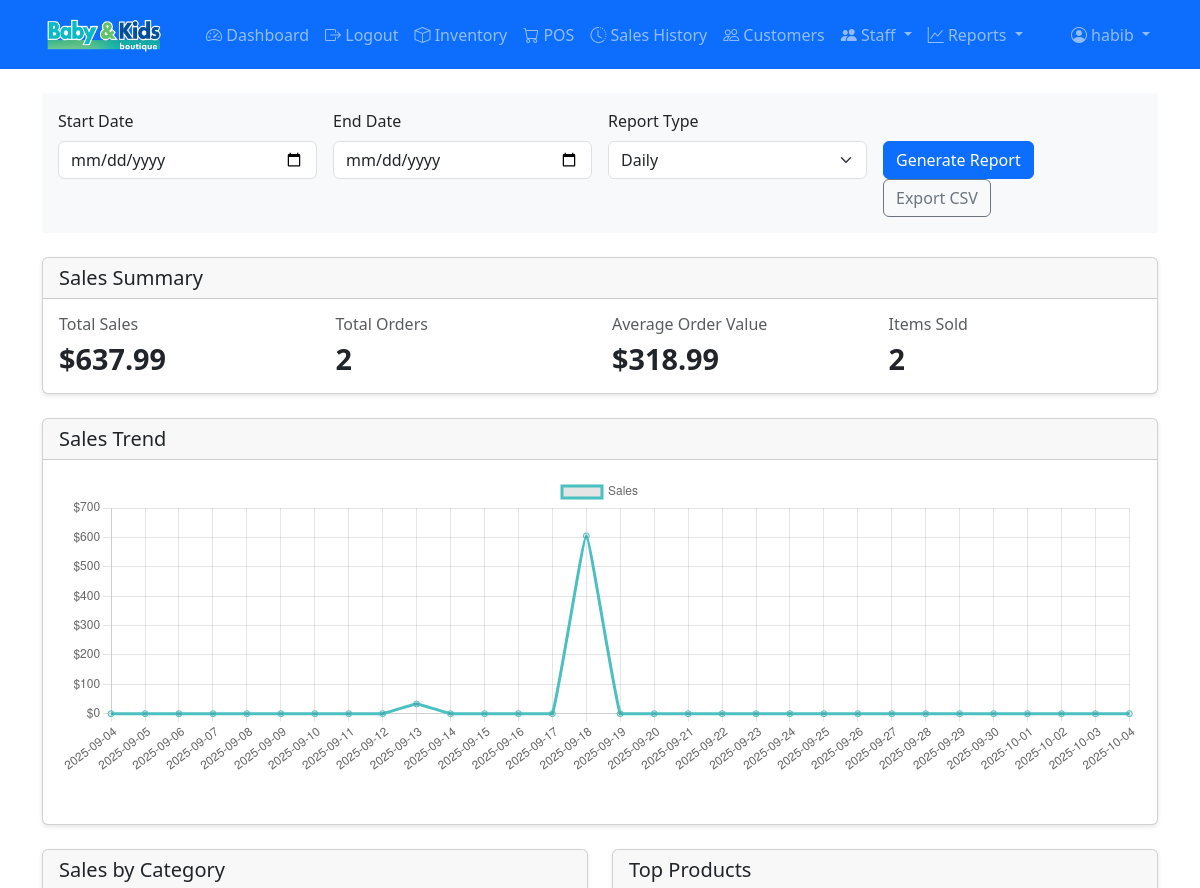
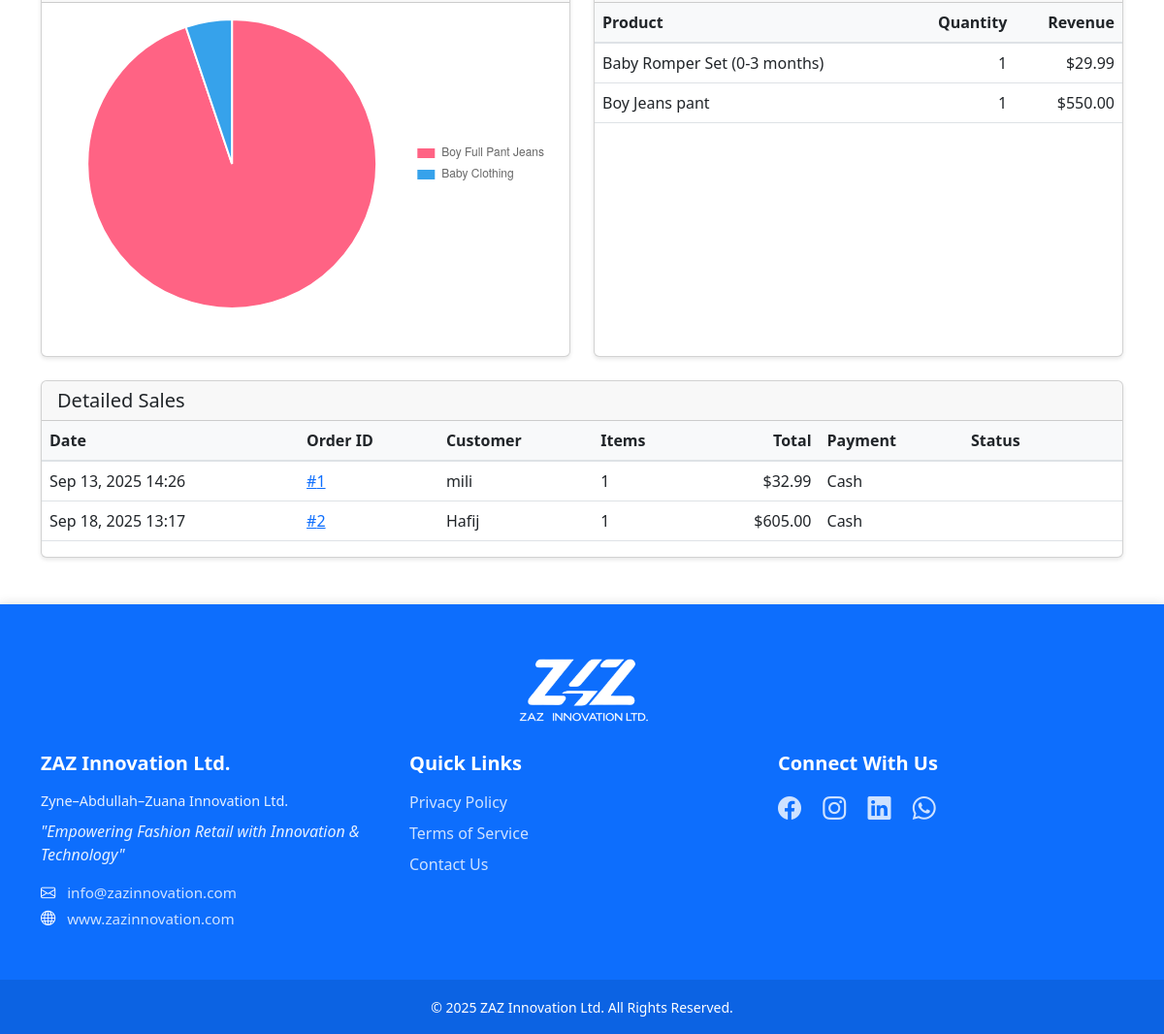
/reports/sales/ (signed in), run on an earlier commit of the app's database (2 pictures, top to bottom).
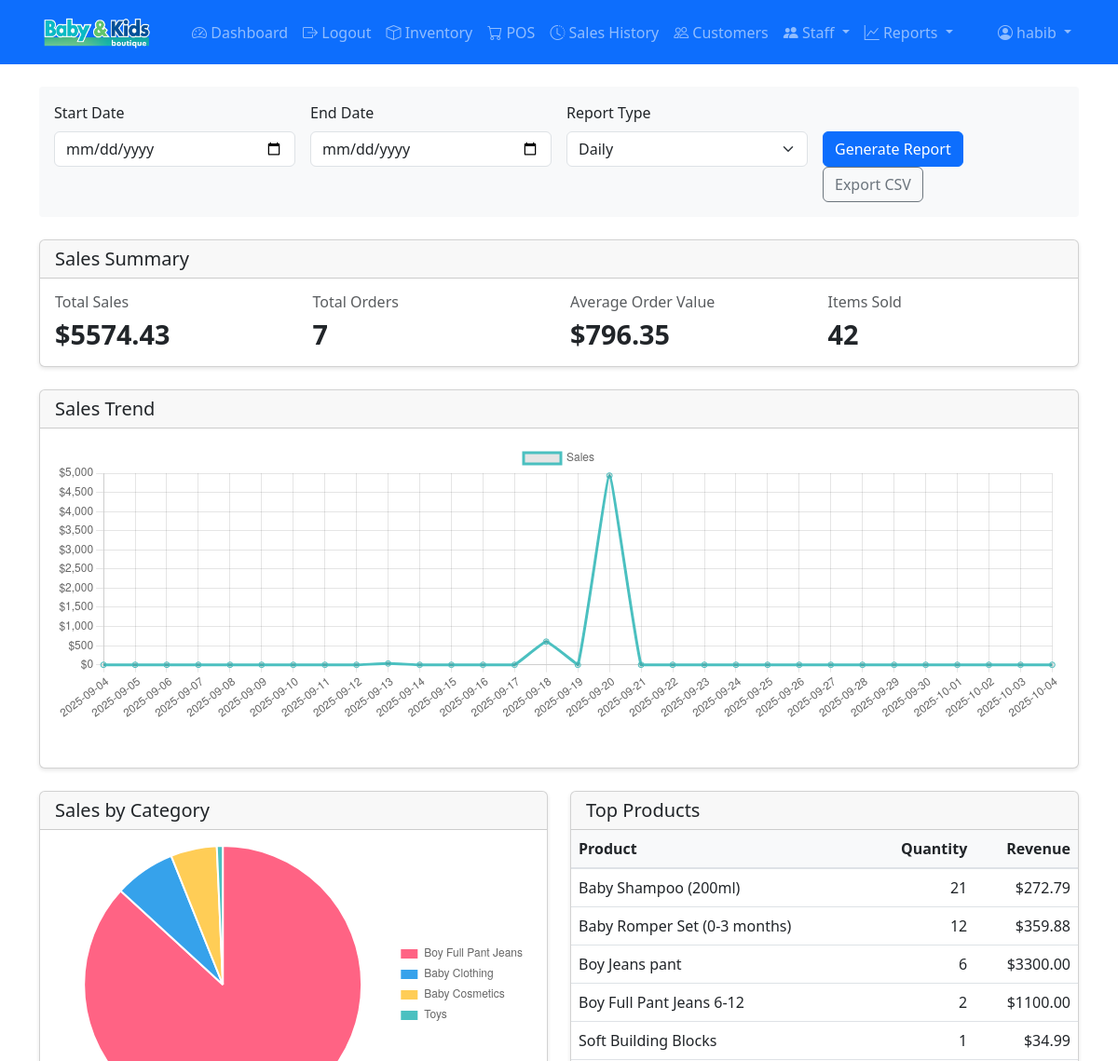
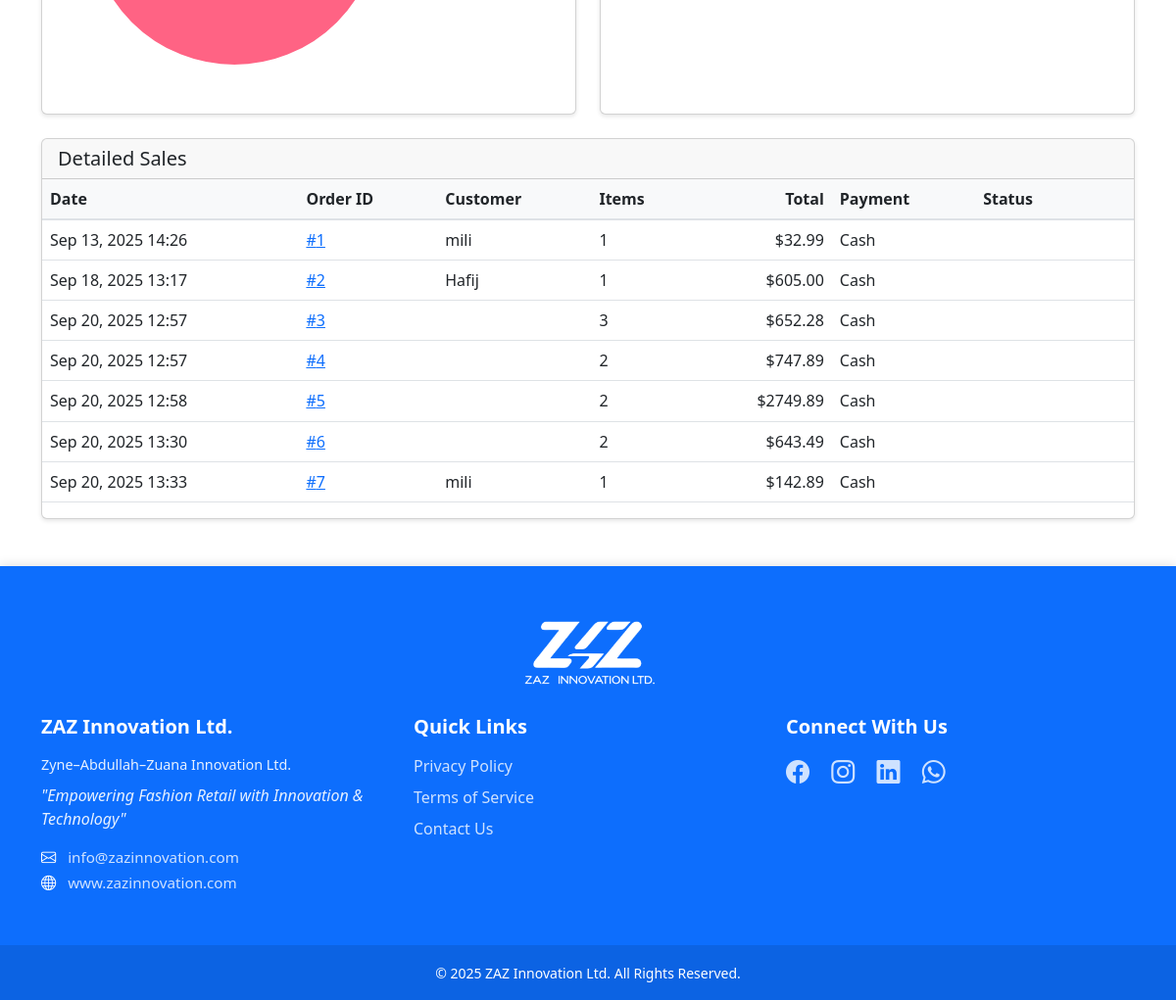
And on a later commit of the database (2 pictures, top to bottom).
### inventory/models.py (models this page shows, shortened)
class Product(models.Model):
    name = models.CharField(max_length=200)
    description = models.TextField()
    color = models.ForeignKey(Color, on_delete=models.SET_NULL, null=True, blank=True)
    size = models.ForeignKey(Size, on_delete=models.SET_NULL, null=True, blank=True)
    price = models.DecimalField(max_digits=10, decimal_places=2, validators=[MinValueValidator(0)])
    category = models.ForeignKey(Category, on_delete=models.PROTECT)
    brand = models.ForeignKey(Brand, on_delete=models.PROTECT)
    supplier = models.ForeignKey(Supplier, on_delete=models.PROTECT)
    image = models.ImageField(upload_to='products/', null=True, blank=True)
    sku = models.CharField(max_length=50, unique=True)
    created_at = models.DateTimeField(auto_now_add=True)
    updated_at = models.DateTimeField(auto_now=True)
    is_active = models.BooleanField(default=True)

### sales/models.py (models this page shows, shortened)
class Order(models.Model):
    ORDER_STATUS_CHOICES = [
        ('pending', 'Pending'),
        ('completed', 'Completed'),
        ('cancelled', 'Cancelled'),
    ]
    customer = models.ForeignKey('accounts.Customer', null=True, on_delete=models.PROTECT)
    salesperson = models.ForeignKey(User, on_delete=models.PROTECT)
    shop_assistant = models.ForeignKey(
        'accounts.ShopAssistant',
        null=True,
        blank=True,
        on_delete=models.SET_NULL,
        help_text="Shop assistant who helped with this sale"
    )
    order_date = models.DateTimeField(auto_now_add=True)
    subtotal = models.DecimalField(max_digits=10, decimal_places=2, validators=[MinValueValidator(0)], default=0)
    tax = models.DecimalField(max_digits=10, decimal_places=2, validators=[MinValueValidator(0)], default=0)
    total = models.DecimalField(max_digits=10, decimal_places=2, validators=[MinValueValidator(0)], default=0)
    status = models.CharField(max_length=20, choices=ORDER_STATUS_CHOICES, default='pending')

class Transaction(models.Model):
    PAYMENT_METHOD_CHOICES = [
        ('cash', 'Cash'),
        ('card', 'Card'),
        ('upi', 'UPI'),
    ]
    order = models.OneToOneField(Order, on_delete=models.PROTECT)
    payment_method = models.CharField(max_length=20, choices=PAYMENT_METHOD_CHOICES)
    amount_paid = models.DecimalField(max_digits=10, decimal_places=2, validators=[MinValueValidator(0)])
    change_amount = models.DecimalField(max_digits=10, decimal_places=2, validators=[MinValueValidator(0)], default=0)
    transaction_date = models.DateTimeField(auto_now_add=True)

### accounts/models.py (models this page shows, shortened)
class Customer(models.Model):
    name = models.CharField(max_length=100)
    email = models.EmailField(blank=True, null=True)
    phone_number = models.CharField(max_length=14, blank=True, null=True,
                                  help_text="")
    total_purchase_value = models.DecimalField(
        max_digits=12,
        decimal_places=2,
        default=0,
        validators=[MinValueValidator(0)]
    )
    created_at = models.DateTimeField(auto_now_add=True)
    updated_at = models.DateTimeField(auto_now=True)

### dashboard/views.py (the view)
# urls.py: path('reports/sales/', views.SalesReportView.as_view(), name='sales-report'),
class SalesReportView(LoginRequiredMixin, TemplateView):
    template_name = 'reports/sales_report.html'
    def get_context_data(self, **kwargs):
        context = super().get_context_data(**kwargs)
        start_date = self.request.GET.get('start_date')
        end_date = self.request.GET.get('end_date')
        report_type = self.request.GET.get('report_type', 'daily')
        if start_date:
            start_date = datetime.strptime(start_date, '%Y-%m-%d')
        else:
            start_date = timezone.now() - timedelta(days=30)
        if end_date:
            end_date = datetime.strptime(end_date, '%Y-%m-%d')
        else:
            end_date = timezone.now()
        orders = Order.objects.filter(
            order_date__gte=start_date,
            order_date__lte=end_date,
            status='completed'
        ).select_related('customer', 'transaction')
        summary = self.get_sales_summary(orders)
        sales_trend_data = self.get_sales_trend(orders, report_type)
        category_sales_data = self.get_category_sales(orders)
        top_products = self.get_top_products(orders)
        category_data = {
            'categories': json.dumps([item['product__category__name'] or 'Uncategorized' for item in category_sales_data]),
            'amounts': json.dumps([float(item['total_sales']) for item in category_sales_data])
        }
        context.update({
            'summary': summary,
            'sales_trend': {
                'dates': json.dumps(sales_trend_data['labels']),
                'sales': json.dumps(sales_trend_data['data'])
            },
            'category_sales': category_data,
            'top_products': top_products,
            'orders': orders[:50],  # Limit to last 50 orders
            'report_type': report_type,
            'start_date': start_date.strftime('%Y-%m-%d'),
            'end_date': end_date.strftime('%Y-%m-%d')
        })
        return context
    def get_sales_summary(self, orders):
        items_sold = OrderItem.objects.filter(
            order__in=orders
        ).aggregate(total=Coalesce(Sum('quantity'), 0))['total']
        summary = orders.aggregate(
            total_sales=Coalesce(Sum('total'), Decimal('0.00')),
            total_orders=Count('id'),
            avg_order_value=Coalesce(Avg('total'), Decimal('0.00'))
        )
        summary['items_sold'] = items_sold
        return summary
    def get_sales_trend(self, orders, report_type):
        start_date = self.request.GET.get('start_date')
        end_date = self.request.GET.get('end_date')
        if start_date:
            start_date = datetime.strptime(start_date, '%Y-%m-%d')
        else:
            start_date = timezone.now() - timedelta(days=30)
        if end_date:
            end_date = datetime.strptime(end_date, '%Y-%m-%d')
        else:
            end_date = timezone.now()
        if report_type == 'hourly':
            trunc_func = TruncHour('order_date')
            format_str = '%Y-%m-%d %H:00'
            delta = timedelta(hours=1)
            current = timezone.localtime(start_date).replace(minute=0, second=0, microsecond=0)
            end = timezone.localtime(end_date)
        else:  # daily
            trunc_func = TruncDate('order_date')
            format_str = '%Y-%m-%d'
            delta = timedelta(days=1)
            current = start_date.date()
            end = end_date.date()
        sales_data = orders.annotate(
            period=trunc_func
        ).values('period').annotate(
            total=Coalesce(Sum('total'), Decimal('0.00')),
            count=Count('id')
        ).order_by('period')
        data_dict = {x['period']: x for x in sales_data}
        all_periods = []
        while current <= end:
            if current in data_dict:
                all_periods.append({
                    'period': current,
                    'total': float(data_dict[current]['total']),
                    'count': data_dict[current]['count']
                })
            else:
                all_periods.append({
                    'period': current,
                    'total': 0.0,
                    'count': 0
                })
            current += delta
        return {
            'labels': [p['period'].strftime(format_str) for p in all_periods],
            'data': [p['total'] for p in all_periods],
            'counts': [p['count'] for p in all_periods]
        }
    def get_category_sales(self, orders):
        return OrderItem.objects.filter(
            order__in=orders
        ).values(
            'product__category__name'
        ).annotate(
            total_sales=Coalesce(Sum(F('quantity') * F('price')), Decimal('0.00')),
            quantity_sold=Sum('quantity')
        ).order_by('-total_sales')
    def get_top_products(self, orders):
        return OrderItem.objects.filter(
            order__in=orders
        ).values(
            'product__name',
            'product__sku'
        ).annotate(
            total_quantity=Sum('quantity'),
            total_sales=Coalesce(Sum(F('quantity') * F('price')), Decimal('0.00'))
        ).order_by('-total_quantity')[:10]

### templates/reports/sales_report.html (shortened to what the changed rows need)
{% extends 'base.html' %}
{% load static %}
{% block extra_css %}
<link href="https://cdn.jsdelivr.net/npm/chart.js@3.7.0/dist/chart.min.css" rel="stylesheet">
{% endblock %}
{% block content %}
<div class="card mb-4">
    <div class="card-body">
        <div class="row">
            <div class="col-md-3">
                <h6 class="text-muted">Total Sales</h6>
                <h3>${{ summary.total_sales|floatformat:2 }}</h3>
            </div>
            <div class="col-md-3">
                <h6 class="text-muted">Total Orders</h6>
                <h3>{{ summary.total_orders }}</h3>
            </div>
            <div class="col-md-3">
                <h6 class="text-muted">Average Order Value</h6>
                <h3>${{ summary.avg_order_value|floatformat:2 }}</h3>
            </div>
            <div class="col-md-3">
                <h6 class="text-muted">Items Sold</h6>
                <h3>{{ summary.items_sold }}</h3>
            </div>
        </div>
    </div>
</div>
<div class="card mb-4">
    <div class="card-body">
        <div class="chart-container">
            <canvas id="salesTrendChart"></canvas>
        </div>
    </div>
</div>
<div class="row mb-4">
    <div class="col-md-6">
        <div class="card h-100">
            <div class="card-body">
                <div class="chart-container">
                    <canvas id="categoryChart"></canvas>
                </div>
            </div>
        </div>
    </div>
    <div class="col-md-6">
        <div class="card h-100">
            <div class="card-body p-0">
                <div class="table-responsive">
                    <table class="table table-hover">
                        <thead>
                            <tr>
                                <th>Product</th>
                                <th class="text-end">Quantity</th>
                                <th class="text-end">Revenue</th>
                            </tr>
                        </thead>
                        <tbody>
                            {% for product in top_products %}
                            <tr>
                                <td>{{ product.product__name }}</td>
                                <td class="text-end">{{ product.total_quantity }}</td>
                                <td class="text-end">${{ product.total_sales|floatformat:2 }}</td>
                            </tr>
                            {% empty %}
                            <tr>
                                <td colspan="3" class="text-center py-3 text-muted">No sales data available</td>
                            </tr>
                            {% endfor %}
                        </tbody>
                    </table>
                </div>
            </div>
        </div>
    </div>
</div>
<div class="card">
    <div class="card-body p-0">
        <div class="table-responsive">
            <table class="table table-hover">
                <thead>
                    <tr>
                        <th>Date</th>
                        <th>Order ID</th>
                        <th>Customer</th>
                        <th>Items</th>
                        <th class="text-end">Total</th>
                        <th>Payment</th>
                        <th>Status</th>
                    </tr>
                </thead>
                <tbody>
                    {% for order in orders %}
                    <tr>
                        <td>{{ order.order_date|date:"M d, Y H:i" }}</td>
                        <td>
                            <a href="{% url 'sales:order-detail' order.id %}">#{{ order.id }}</a>
                        </td>
                        <td>{{ order.customer.name }}</td>
                        <td>{{ order.orderitem_set.count }}</td>
                        <td class="text-end">${{ order.total|floatformat:2 }}</td>
                        <td>{{ order.transaction.get_payment_method_display }}</td>
                        <td>
                            <span class="badge bg-{{ order.status }}">
                            </span>
                        </td>
                    </tr>
                    {% endfor %}
                </tbody>
            </table>
        </div>
    </div>
</div>
{% endblock %}

What changed in the data, as far as the page shows it:
now on this page (row edited): Product: product__name "Baby Shampoo (200ml)", total_quantity "21", total_sales "272.79"
changed Product "Baby Romper Set (0-3 months)": total_quantity "1" → "12"; total_sales "29.99" → "359.88"
computed for Product "Boy Jeans pant": total_quantity "1" → "6"; total_sales "550.00" → "3300.00"
now on this page (row unchanged): Product: product__name "Boy Full Pant Jeans 6-12", total_quantity "2", total_sales "1100.00"
now on this page (row unchanged): Product: product__name "Soft Building Blocks", total_quantity "1", total_sales "34.99"
added Order: order_date "Sep 20, 2025 12:57", id "3", orderitem_set.count "3", total "652.28", transaction.payment_method "Cash"
added Order: order_date "Sep 20, 2025 12:57", id "4", orderitem_set.count "2", total "747.89", transaction.payment_method "Cash"
added Order: order_date "Sep 20, 2025 12:58", id "5", orderitem_set.count "2", total "2749.89", transaction.payment_method "Cash"
added Order: order_date "Sep 20, 2025 13:30", id "6", orderitem_set.count "2", total "643.49", transaction.payment_method "Cash"
added Order: order_date "Sep 20, 2025 13:33", id "7", customer.name "mili", orderitem_set.count "1", total "142.89", transaction.payment_method "Cash"
Also different on the page:
{{ summary.total_sales|floatformat:2 }}: "637.99" → "5574.43"
{{ summary.total_orders }}: "2" → "7"
{{ summary.avg_order_value|floatformat:2 }}: "318.99" → "796.35"
{{ summary.items_sold }}: "2" → "42"
chart data {{ sales_trend.sales|escapejs }}: [0.0, 0.0, 0.0, 0.0, 0.0, 0.0, 0.0, 0.0, 0.0, 32.989, 0.0, 0.0, 0.0, 0.0, 605.0, 0.0, 0.0, 0.0, 0.0, 0.0, 0.0, 0.0, 0.0, 0.0, 0.0, 0.0, 0.0, 0.0, 0.0, 0.0, 0.0] → [0.0, 0.0, 0.0, 0.0, 0.0, 0.0, 0.0, 0.0, 0.0, 32.989, 0.0, 0.0, 0.0, 0.0, 605.0, 0.0, 4936.437, 0.0, 0.0, 0.0, 0.0, 0.0, 0.0, 0.0, 0.0, 0.0, 0.0, 0.0, 0.0, 0.0, 0.0]
chart data {{ category_sales.amounts|escapejs }}: [550.0, 29.99] → [4400.0, 359.88, 272.79, 34.99]
